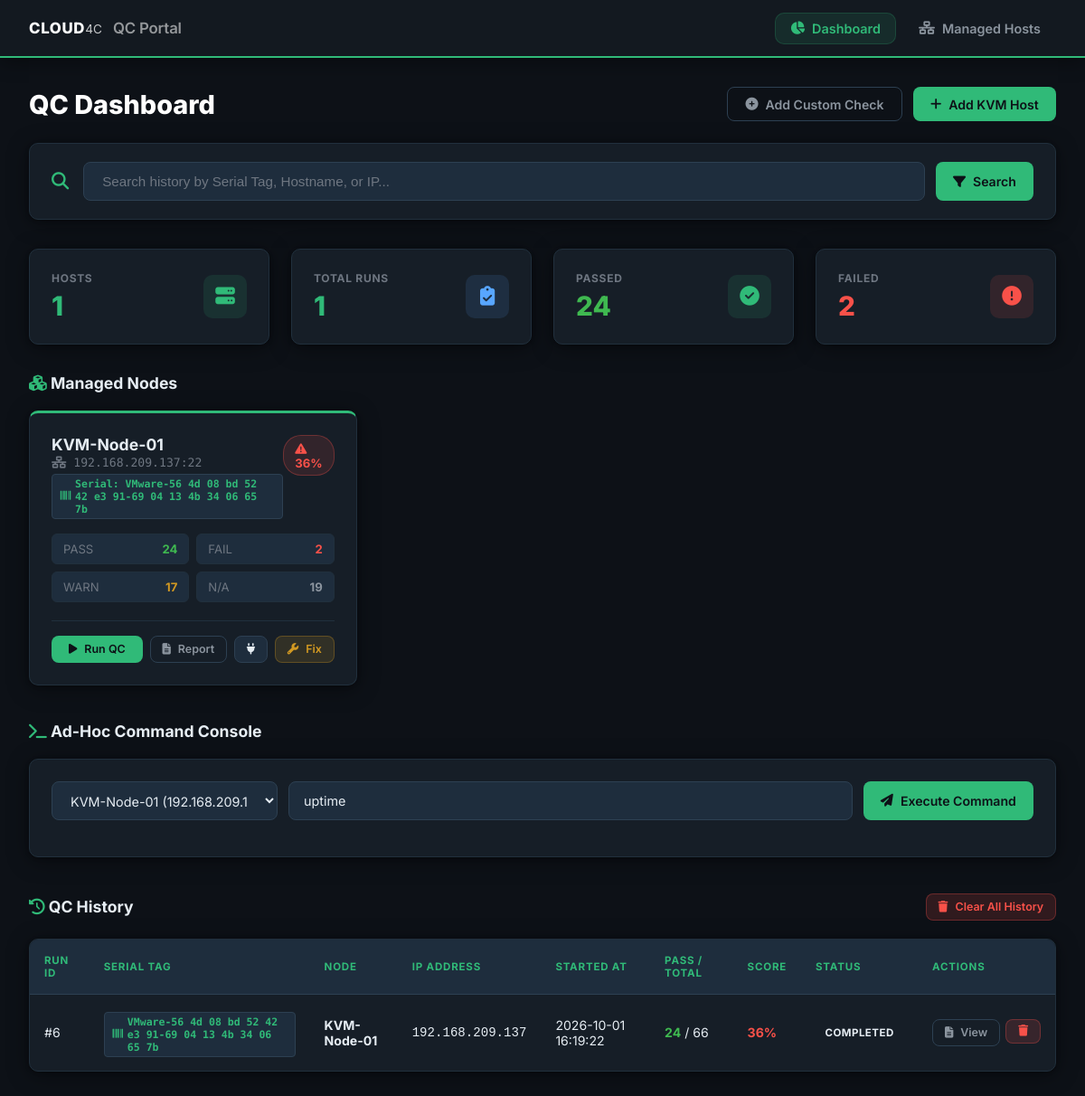
The page / on the database its author committed.
### tables this page shows
CREATE TABLE qc_runs (
                id INTEGER PRIMARY KEY AUTOINCREMENT,
                host_id INTEGER NOT NULL,
                started_at TIMESTAMP DEFAULT CURRENT_TIMESTAMP,
                finished_at TIMESTAMP,
                total_checks INTEGER DEFAULT 0,
                pass_count INTEGER DEFAULT 0,
                fail_count INTEGER DEFAULT 0,
                warn_count INTEGER DEFAULT 0,
                na_count INTEGER DEFAULT 0,
                info_count INTEGER DEFAULT 0,
                score TEXT DEFAULT '0%',
                status TEXT DEFAULT 'running',
                raw_log TEXT DEFAULT '', serial_number TEXT DEFAULT 'N/A',
                FOREIGN KEY (host_id) REFERENCES hosts (id) ON DELETE CASCADE
            );

CREATE TABLE hosts (
                id INTEGER PRIMARY KEY AUTOINCREMENT,
                name TEXT NOT NULL,
                ip TEXT NOT NULL UNIQUE,
                port INTEGER DEFAULT 22,
                username TEXT DEFAULT 'root',
                auth_type TEXT DEFAULT 'key',
                ssh_key_path TEXT,
                password_enc TEXT,
                created_at TIMESTAMP DEFAULT CURRENT_TIMESTAMP
            , serial_number TEXT DEFAULT 'N/A');

### app/routes/main.py (the view)
@main_bp.route('/')
def dashboard():
    db = get_db()
    cursor = db.cursor()
    search_query = request.args.get('q', '').strip()
    if search_query:
        cursor.execute('''
            SELECT h.*,
                   r.id as last_run_id, r.score, r.pass_count, r.fail_count, r.warn_count,
                   r.na_count, r.info_count, r.finished_at, r.status as last_run_status
            FROM hosts h
            LEFT JOIN qc_runs r ON r.id = (
                SELECT id FROM qc_runs WHERE host_id = h.id ORDER BY started_at DESC LIMIT 1
            )
            WHERE h.name LIKE ? OR h.ip LIKE ? OR h.serial_number LIKE ?
            ORDER BY h.name ASC
        ''', (f'%{search_query}%', f'%{search_query}%', f'%{search_query}%'))
    else:
        cursor.execute('''
            SELECT h.*,
                   r.id as last_run_id, r.score, r.pass_count, r.fail_count, r.warn_count,
                   r.na_count, r.info_count, r.finished_at, r.status as last_run_status
            FROM hosts h
            LEFT JOIN qc_runs r ON r.id = (
                SELECT id FROM qc_runs WHERE host_id = h.id ORDER BY started_at DESC LIMIT 1
            )
            ORDER BY h.name ASC
        ''')
    hosts = cursor.fetchall()
    cursor.execute('SELECT COUNT(*) FROM hosts')
    total_hosts = cursor.fetchone()[0]
    cursor.execute("SELECT COUNT(*) FROM qc_runs WHERE status = 'completed'")
    total_runs = cursor.fetchone()[0]
    cursor.execute('''
        SELECT SUM(pass_count), SUM(fail_count), SUM(warn_count)
        FROM qc_runs
        WHERE status = 'completed'
    ''')
    row = cursor.fetchone()
    sum_pass = row[0] or 0
    sum_fail = row[1] or 0
    sum_warn = row[2] or 0
    if search_query:
        cursor.execute('''
            SELECT r.*, h.name as host_name, h.ip as host_ip
            FROM qc_runs r
            JOIN hosts h ON r.host_id = h.id
            WHERE h.name LIKE ? OR h.ip LIKE ? OR r.serial_number LIKE ?
            ORDER BY r.started_at DESC LIMIT 20
        ''', (f'%{search_query}%', f'%{search_query}%', f'%{search_query}%'))
    else:
        cursor.execute('''
            SELECT r.*, h.name as host_name, h.ip as host_ip
            FROM qc_runs r
            JOIN hosts h ON r.host_id = h.id
            ORDER BY r.started_at DESC LIMIT 20
        ''')
    recent_runs = cursor.fetchall()
    return render_template('dashboard.html',
                           hosts=hosts,
                           total_hosts=total_hosts,
                           total_runs=total_runs,
                           sum_pass=sum_pass,
                           sum_fail=sum_fail,
                           sum_warn=sum_warn,
                           recent_runs=recent_runs,
                           search_query=search_query)

### app/db.py (called while the page is built)
def get_db():
    if 'db' not in g:
        g.db = sqlite3.connect(
            current_app.config['DATABASE'],
            detect_types=sqlite3.PARSE_DECLTYPES
        )
        g.db.row_factory = sqlite3.Row
    return g.db

### app/templates/dashboard.html (shortened to what this page needs)
{% extends 'base.html' %}
{% block content %}
<div style="display: flex; justify-content: space-between; align-items: center; margin-bottom: 1.5rem;">
    <div>
        <h1 style="font-size: 1.8rem; font-weight: 800; color: #ffffff;">
            QC Dashboard
        </h1>
    </div>
    <div style="display: flex; gap: 0.75rem;">
        <button type="button" class="btn btn-outline" data-modal-target="custom-check-modal">
            <i class="fa-solid fa-plus-circle"></i> Add Custom Check
        </button>
        <button type="button" class="btn btn-primary" data-modal-target="add-host-modal">
            <i class="fa-solid fa-plus"></i> Add KVM Host
        </button>
    </div>
</div>
<div class="search-box-card">
    <i class="fa-solid fa-magnifying-glass" style="font-size: 1.2rem; color: var(--suse-green);"></i>
    <form action="{{ url_for('main.dashboard') }}" method="GET" style="display: flex; width: 100%; gap: 0.75rem;">
        <input type="text" name="q" class="search-input" placeholder="Search history by Serial Tag, Hostname, or IP..." value="{{ search_query }}">
        <button type="submit" class="btn btn-primary">
            <i class="fa-solid fa-filter"></i> Search
        </button>
    </form>
</div>
<div class="stats-grid">
    <div class="stat-card">
        <div class="stat-info">
            <div class="stat-label">Hosts</div>
            <div class="stat-value">{{ total_hosts }}</div>
        </div>
        <div class="stat-icon green">
            <i class="fa-solid fa-server"></i>
        </div>
    </div>
    <div class="stat-card">
        <div class="stat-info">
            <div class="stat-label">Total Runs</div>
            <div class="stat-value">{{ total_runs }}</div>
        </div>
        <div class="stat-icon blue">
            <i class="fa-solid fa-clipboard-check"></i>
        </div>
    </div>
    <div class="stat-card">
        <div class="stat-info">
            <div class="stat-label">Passed</div>
            <div class="stat-value" style="color: var(--pass-color);">{{ sum_pass }}</div>
        </div>
        <div class="stat-icon green">
            <i class="fa-solid fa-check-circle"></i>
        </div>
    </div>
    <div class="stat-card">
        <div class="stat-info">
            <div class="stat-label">Failed</div>
            <div class="stat-value" style="color: var(--fail-color);">{{ sum_fail }}</div>
        </div>
        <div class="stat-icon red">
            <i class="fa-solid fa-circle-exclamation"></i>
        </div>
    </div>
</div>
<div class="section-title">
    <span><i class="fa-solid fa-cubes" style="color: var(--suse-green);"></i> Managed Nodes</span>
</div>
<div class="host-grid">
    {% for host in hosts %}
    <div class="host-card">
        <div>
            <div class="host-card-header">
                <div>
                    <div class="host-title">{{ host.name }}</div>
                    <div class="host-ip"><i class="fa-solid fa-network-wired"></i> {{ host.ip }}:{{ host.port }}</div>
                    <div class="serial-tag-badge">
                        <i class="fa-solid fa-barcode"></i> Serial: {{ host.serial_number or 'N/A' }}
                    </div>
                </div>
                {% if host.score %}
                    {% if '100%' in host.score or '9' in host.score %}
                        <span class="badge-score pass"><i class="fa-solid fa-shield-check"></i> {{ host.score }}</span>
                    {% else %}
                        <span class="badge-score fail"><i class="fa-solid fa-triangle-exclamation"></i> {{ host.score }}</span>
                    {% endif %}
                {% else %}
                    <span class="badge-score none">Never Checked</span>
                {% endif %}
            </div>
            <div class="host-card-body">
                <div class="host-stats-mini">
                    <div class="mini-stat-item">
                        <span style="color: var(--text-muted);">PASS</span>
                        <strong style="color: var(--pass-color);">{{ host.pass_count or 0 }}</strong>
                    </div>
                    <div class="mini-stat-item">
                        <span style="color: var(--text-muted);">FAIL</span>
                        <strong style="color: var(--fail-color);">{{ host.fail_count or 0 }}</strong>
                    </div>
                    <div class="mini-stat-item">
                        <span style="color: var(--text-muted);">WARN</span>
                        <strong style="color: var(--warn-color);">{{ host.warn_count or 0 }}</strong>
                    </div>
                    <div class="mini-stat-item">
                        <span style="color: var(--text-muted);">N/A</span>
                        <strong style="color: var(--na-color);">{{ host.na_count or 0 }}</strong>
                    </div>
                </div>
            </div>
        </div>
        <div class="host-card-actions">
            <a href="{{ url_for('main.run_qc_page', host_id=host.id) }}" class="btn btn-primary btn-sm" style="flex: 1; justify-content: center;">
                <i class="fa-solid fa-play"></i> Run QC
            </a>
            {% if host.last_run_id %}
                <a href="{{ url_for('main.report_detail', run_id=host.last_run_id) }}" class="btn btn-outline btn-sm" title="View Report">
                    <i class="fa-solid fa-file-lines"></i> Report
                </a>
            {% endif %}
            <button type="button" class="btn btn-secondary btn-sm btn-test-conn" data-host-id="{{ host.id }}" title="Test Connection">
                <i class="fa-solid fa-plug"></i>
            </button>
            <button type="button" class="btn btn-amber btn-sm" data-modal-target="remediate-modal-{{ host.id }}" onclick="fetchIloUsers({{ host.id }})" title="Remediation Actions">
                <i class="fa-solid fa-wrench"></i> Fix
            </button>
        </div>
    </div>
    {% endfor %}
</div>
<div class="section-title" style="margin-top: 2.5rem;">
    <span><i class="fa-solid fa-terminal" style="color: var(--suse-green);"></i> Ad-Hoc Command Console</span>
</div>
<div class="table-card" style="padding: 1.5rem;">
    <div style="display: flex; gap: 0.75rem; margin-bottom: 1rem; flex-wrap: wrap;">
        <select id="adhoc-host-id" class="form-control" style="width: 250px;">
            {% for h in hosts %}
                <option value="{{ h.id }}">{{ h.name }} ({{ h.ip }})</option>
            {% endfor %}
        </select>
        <input type="text" id="adhoc-cmd-input" class="form-control" placeholder="Type read-only command (e.g. uptime, free -m, ip a, df -h)" style="flex: 1;" value="uptime">
        <button type="button" class="btn btn-primary" onclick="runAdhocCommand()">
            <i class="fa-solid fa-paper-plane"></i> Execute Command
        </button>
    </div>
</div>
<div class="section-title" style="margin-top: 2.5rem;">
    <span><i class="fa-solid fa-history" style="color: var(--suse-green);"></i> QC History</span>
    {% if recent_runs %}
    <form action="{{ url_for('main.clear_all_history') }}" method="POST" onsubmit="return confirm('Are you sure you want to clear ALL QC history records?');">
        <button type="submit" class="btn btn-danger btn-sm">
            <i class="fa-solid fa-trash"></i> Clear All History
        </button>
    </form>
    {% endif %}
</div>
<div class="table-card">
    <div class="table-responsive">
        <table>
            <thead>
                <tr>
                    <th>Run ID</th>
                    <th>Serial Tag</th>
                    <th>Node</th>
                    <th>IP Address</th>
                    <th>Started At</th>
                    <th>Pass / Total</th>
                    <th>Score</th>
                    <th>Status</th>
                    <th>Actions</th>
                </tr>
            </thead>
            <tbody>
                {% for r in recent_runs %}
                <tr>
                    <td>#{{ r.id }}</td>
                    <td>
                        <span class="serial-tag-badge">
                            <i class="fa-solid fa-barcode"></i> {{ r.serial_number or 'N/A' }}
                        </span>
                    </td>
                    <td><strong>{{ r.host_name }}</strong></td>
                    <td style="font-family: monospace;">{{ r.host_ip }}</td>
                    <td>{{ r.started_at }}</td>
                    <td>
                        <span style="color: var(--pass-color); font-weight: 700;">{{ r.pass_count }}</span> / {{ r.total_checks }}
                    </td>
                    <td>
                        <strong style="color: {% if '100%' in r.score or '9' in r.score %}var(--pass-color){% else %}var(--fail-color){% endif %};">
                            {{ r.score }}
                        </strong>
                    </td>
                    <td>
                        <span class="status-badge {{ r.status | upper }}">
                            {{ r.status }}
                        </span>
                    </td>
                    <td>
                        <div style="display: flex; gap: 0.4rem;">
                            <a href="{{ url_for('main.report_detail', run_id=r.id) }}" class="btn btn-outline btn-sm">
                                <i class="fa-solid fa-file-lines"></i> View
                            </a>
                            <form action="{{ url_for('main.delete_history_run', run_id=r.id) }}" method="POST" onsubmit="return confirm('Delete Run #{{ r.id }}?');" style="display: inline;">
                                <button type="submit" class="btn btn-danger btn-sm" title="Delete Run">
                                    <i class="fa-solid fa-trash"></i>
                                </button>
                            </form>
                        </div>
                    </td>
                </tr>
                {% else %}
                <tr>
                    <td colspan="9" style="text-align: center; color: var(--text-muted); padding: 2rem;">
                        No QC execution history found.
                    </td>
                </tr>
                {% endfor %}
            </tbody>
        </table>
    </div>
</div>
{% endblock %}

### app/templates/base.html (shortened to what this page needs)
<!DOCTYPE html>
<html lang="en">
<head>
    <link rel="stylesheet" href="https://cdnjs.cloudflare.com/ajax/libs/font-awesome/6.5.1/css/all.min.css">
    <link rel="stylesheet" href="{{ url_for('static', filename='css/style.css') }}">
</head>
<body>
    <nav class="navbar">
        <a href="{{ url_for('main.dashboard') }}" class="navbar-brand">
            <span class="cloud4c-logo">
                <span class="c4c-cloud">CLOUD</span><span class="c4c-num">4C</span>
            </span>
            <span class="navbar-portal-name">QC Portal</span>
        </a>
        <ul class="nav-links">
            <li>
                <a href="{{ url_for('main.dashboard') }}" class="{% if request.endpoint == 'main.dashboard' %}active{% endif %}">
                    <i class="fa-solid fa-chart-pie"></i> Dashboard
                </a>
            </li>
            <li>
                <a href="{{ url_for('main.hosts_list') }}" class="{% if request.endpoint == 'main.hosts_list' %}active{% endif %}">
                    <i class="fa-solid fa-network-wired"></i> Managed Hosts
                </a>
            </li>
        </ul>
    </nav>
    <div class="container">
        {% block content %}{% endblock %}
    </div>
</body>
</html>

### rows shown on the page
qc_runs: name "KVM-Node-01", ip "192.168.209.137", port "22", serial_number "VMware-56 4d 08 bd 52 42 e3 91-69 04 13 4b 34 06 65 7b", score "36%", pass_count "24", fail_count "2", warn_count "17", na_count "19", id "6", host_name "KVM-Node-01", host_ip "192.168.209.137", started_at "2026-10-01 16:19:22", total_checks "66", status "COMPLETED"

### other values the page prints
{{ total_hosts }} "1"
{{ total_runs }} "1"
{{ sum_pass }} "24"
{{ sum_fail }} "2"
form field value "KVM-Node-01 (192.168.209.137)"
